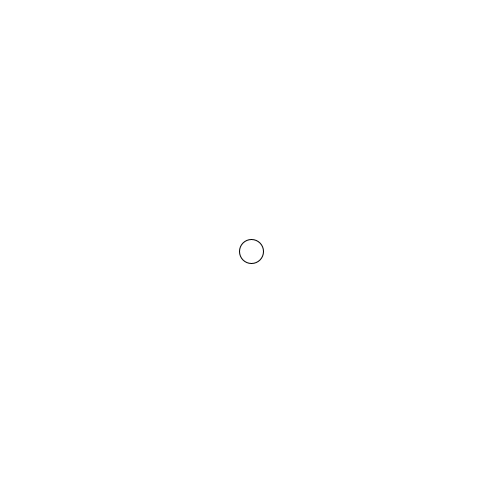
Frame 1 (no input)
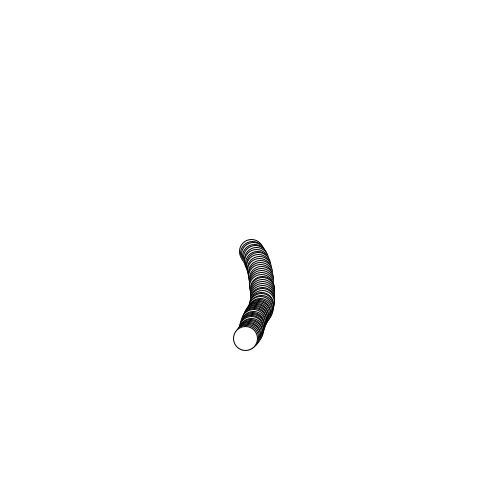
Frame 60 (the mouse pressed at the canvas centre just before this capture)
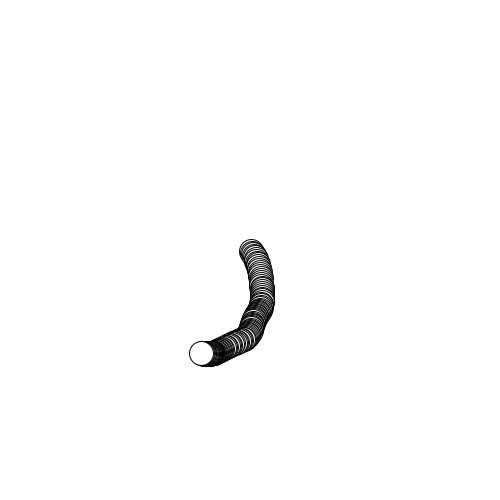
Frame 120 (the mouse held since frame 60 and released just before this capture)

The Processing sketch that drew these frames (run headless with seeded random() and noise(); from frame 60 on, the mouse is pressed at the canvas centre):

// Processing sketch: noiseRandomWalkerSteps
// ── noiseRandomWalkerSteps.pde
PVector speed;

class Walker {
  
  PVector location;
  PVector noiseTimer;
  
  Walker() {
    location = new PVector(width/2, height/2);
    noiseTimer = new PVector(0, 10000);
  }
  
  void step() {
    location.x += map(noise(noiseTimer.x), 0, 1, -speed.x, speed.x);
    location.y += map(noise(noiseTimer.y), 0, 1, -speed.y, speed.y);
    
    noiseTimer.x += 0.01;
    noiseTimer.y += 0.01;
    
    // Create boundaries
    if (location.x >= width) location.x += -speed.x;
    else if (location.x < 0) location.x += speed.x;
    
    if (location.y >= height) location.y += -speed.y;
    else if (location.y < 0) location.y += speed.y;
    
  }
  
  void display() {
    ellipse(location.x, location.y, 24, 24);
  }
}

Walker w;

void setup() {
  
  speed = new PVector(5, 5);
  size(500,500);
  background(255);
  w = new Walker();
}

void draw() {
  w.step();
  w.display();
}
